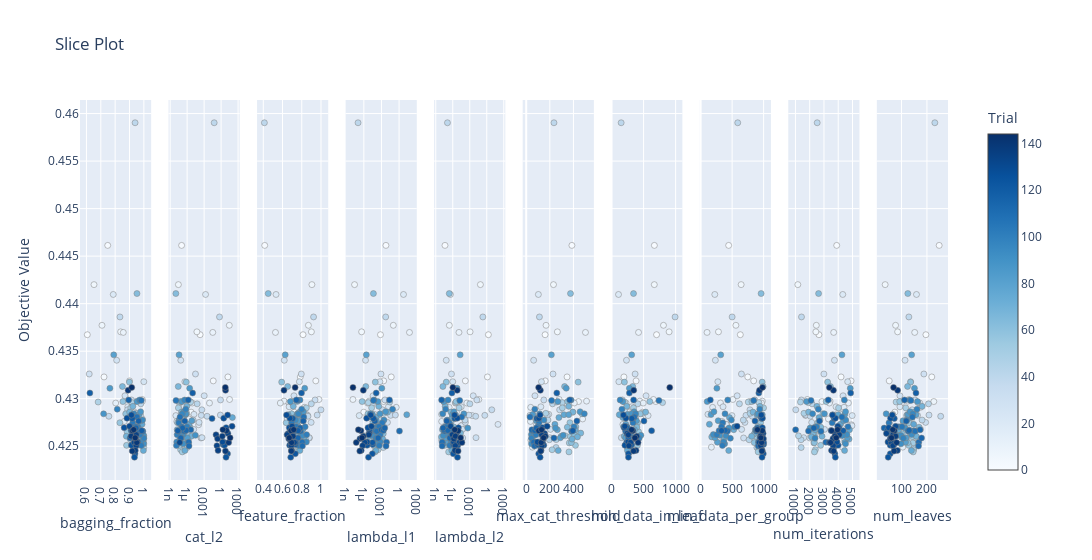

Notebook code for this chart:
### Code cell
plot_slice(study)

### Figure 1 — Plotly figure (JSON) as saved in the notebook; plotly's stock layout.template omitted (floating-point values rounded to 4 significant figures; data arrays with more than 128 entries replaced by an {"elided": "..."} marker saying what was removed)
{"data": [{"marker": {"color": {"elided": "145 int values"}, "colorbar": {"title": {"text": "Trial"}, "x": 1, "xpad": 40}, "colorscale": [[0, "rgb(247,251,255)"], [0.125, "rgb(222,235,247)"], [0.25, "rgb(198,219,239)"], [0.375, "rgb(158,202,225)"], [0.5, "rgb(107,174,214)"], [0.625, "rgb(66,146,198)"], [0.75, "rgb(33,113,181)"], [0.875, "rgb(8,81,156)"], [1, "rgb(8,48,107)"]], "line": {"color": "Grey", "width": 0.5}, "showscale": true}, "mode": "markers", "name": "Feasible Trial", "showlegend": false, "type": "scatter", "x": {"elided": "145 float values"}, "xaxis": "x", "y": {"elided": "145 float values"}, "yaxis": "y"}, {"marker": {"color": {"elided": "145 int values"}, "colorbar": {"title": {"text": "Trial"}, "x": 1, "xpad": 40}, "colorscale": [[0, "rgb(247,251,255)"], [0.125, "rgb(222,235,247)"], [0.25, "rgb(198,219,239)"], [0.375, "rgb(158,202,225)"], [0.5, "rgb(107,174,214)"], [0.625, "rgb(66,146,198)"], [0.75, "rgb(33,113,181)"], [0.875, "rgb(8,81,156)"], [1, "rgb(8,48,107)"]], "line": {"color": "Grey", "width": 0.5}, "showscale": false}, "mode": "markers", "name": "Feasible Trial", "showlegend": false, "type": "scatter", "x": {"elided": "145 float values"}, "xaxis": "x2", "y": {"elided": "145 float values"}, "yaxis": "y2"}, {"marker": {"color": {"elided": "145 int values"}, "colorbar": {"title": {"text": "Trial"}, "x": 1, "xpad": 40}, "colorscale": [[0, "rgb(247,251,255)"], [0.125, "rgb(222,235,247)"], [0.25, "rgb(198,219,239)"], [0.375, "rgb(158,202,225)"], [0.5, "rgb(107,174,214)"], [0.625, "rgb(66,146,198)"], [0.75, "rgb(33,113,181)"], [0.875, "rgb(8,81,156)"], [1, "rgb(8,48,107)"]], "line": {"color": "Grey", "width": 0.5}, "showscale": false}, "mode": "markers", "name": "Feasible Trial", "showlegend": false, "type": "scatter", "x": {"elided": "145 float values"}, "xaxis": "x3", "y": {"elided": "145 float values"}, "yaxis": "y3"}, {"marker": {"color": {"elided": "145 int values"}, "colorbar": {"title": {"text": "Trial"}, "x": 1, "xpad": 40}, "colorscale": [[0, "rgb(247,251,255)"], [0.125, "rgb(222,235,247)"], [0.25, "rgb(198,219,239)"], [0.375, "rgb(158,202,225)"], [0.5, "rgb(107,174,214)"], [0.625, "rgb(66,146,198)"], [0.75, "rgb(33,113,181)"], [0.875, "rgb(8,81,156)"], [1, "rgb(8,48,107)"]], "line": {"color": "Grey", "width": 0.5}, "showscale": false}, "mode": "markers", "name": "Feasible Trial", "showlegend": false, "type": "scatter", "x": {"elided": "145 float values"}, "xaxis": "x4", "y": {"elided": "145 float values"}, "yaxis": "y4"}, {"marker": {"color": {"elided": "145 int values"}, "colorbar": {"title": {"text": "Trial"}, "x": 1, "xpad": 40}, "colorscale": [[0, "rgb(247,251,255)"], [0.125, "rgb(222,235,247)"], [0.25, "rgb(198,219,239)"], [0.375, "rgb(158,202,225)"], [0.5, "rgb(107,174,214)"], [0.625, "rgb(66,146,198)"], [0.75, "rgb(33,113,181)"], [0.875, "rgb(8,81,156)"], [1, "rgb(8,48,107)"]], "line": {"color": "Grey", "width": 0.5}, "showscale": false}, "mode": "markers", "name": "Feasible Trial", "showlegend": false, "type": "scatter", "x": {"elided": "145 float values"}, "xaxis": "x5", "y": {"elided": "145 float values"}, "yaxis": "y5"}, {"marker": {"color": {"elided": "145 int values"}, "colorbar": {"title": {"text": "Trial"}, "x": 1, "xpad": 40}, "colorscale": [[0, "rgb(247,251,255)"], [0.125, "rgb(222,235,247)"], [0.25, "rgb(198,219,239)"], [0.375, "rgb(158,202,225)"], [0.5, "rgb(107,174,214)"], [0.625, "rgb(66,146,198)"], [0.75, "rgb(33,113,181)"], [0.875, "rgb(8,81,156)"], [1, "rgb(8,48,107)"]], "line": {"color": "Grey", "width": 0.5}, "showscale": false}, "mode": "markers", "name": "Feasible Trial", "showlegend": false, "type": "scatter", "x": {"elided": "145 int values"}, "xaxis": "x6", "y": {"elided": "145 float values"}, "yaxis": "y6"}, {"marker": {"color": {"elided": "145 int values"}, "colorbar": {"title": {"text": "Trial"}, "x": 1, "xpad": 40}, "colorscale": [[0, "rgb(247,251,255)"], [0.125, "rgb(222,235,247)"], [0.25, "rgb(198,219,239)"], [0.375, "rgb(158,202,225)"], [0.5, "rgb(107,174,214)"], [0.625, "rgb(66,146,198)"], [0.75, "rgb(33,113,181)"], [0.875, "rgb(8,81,156)"], [1, "rgb(8,48,107)"]], "line": {"color": "Grey", "width": 0.5}, "showscale": false}, "mode": "markers", "name": "Feasible Trial", "showlegend": false, "type": "scatter", "x": {"elided": "145 int values"}, "xaxis": "x7", "y": {"elided": "145 float values"}, "yaxis": "y7"}, {"marker": {"color": {"elided": "145 int values"}, "colorbar": {"title": {"text": "Trial"}, "x": 1, "xpad": 40}, "colorscale": [[0, "rgb(247,251,255)"], [0.125, "rgb(222,235,247)"], [0.25, "rgb(198,219,239)"], [0.375, "rgb(158,202,225)"], [0.5, "rgb(107,174,214)"], [0.625, "rgb(66,146,198)"], [0.75, "rgb(33,113,181)"], [0.875, "rgb(8,81,156)"], [1, "rgb(8,48,107)"]], "line": {"color": "Grey", "width": 0.5}, "showscale": false}, "mode": "markers", "name": "Feasible Trial", "showlegend": false, "type": "scatter", "x": {"elided": "145 int values"}, "xaxis": "x8", "y": {"elided": "145 float values"}, "yaxis": "y8"}, {"marker": {"color": {"elided": "145 int values"}, "colorbar": {"title": {"text": "Trial"}, "x": 1, "xpad": 40}, "colorscale": [[0, "rgb(247,251,255)"], [0.125, "rgb(222,235,247)"], [0.25, "rgb(198,219,239)"], [0.375, "rgb(158,202,225)"], [0.5, "rgb(107,174,214)"], [0.625, "rgb(66,146,198)"], [0.75, "rgb(33,113,181)"], [0.875, "rgb(8,81,156)"], [1, "rgb(8,48,107)"]], "line": {"color": "Grey", "width": 0.5}, "showscale": false}, "mode": "markers", "name": "Feasible Trial", "showlegend": false, "type": "scatter", "x": {"elided": "145 int values"}, "xaxis": "x9", "y": {"elided": "145 float values"}, "yaxis": "y9"}, {"marker": {"color": {"elided": "145 int values"}, "colorbar": {"title": {"text": "Trial"}, "x": 1, "xpad": 40}, "colorscale": [[0, "rgb(247,251,255)"], [0.125, "rgb(222,235,247)"], [0.25, "rgb(198,219,239)"], [0.375, "rgb(158,202,225)"], [0.5, "rgb(107,174,214)"], [0.625, "rgb(66,146,198)"], [0.75, "rgb(33,113,181)"], [0.875, "rgb(8,81,156)"], [1, "rgb(8,48,107)"]], "line": {"color": "Grey", "width": 0.5}, "showscale": false}, "mode": "markers", "name": "Feasible Trial", "showlegend": false, "type": "scatter", "x": {"elided": "145 int values"}, "xaxis": "x10", "y": {"elided": "145 float values"}, "yaxis": "y10"}], "layout": {"title": {"text": "Slice Plot"}, "width": 3000, "xaxis": {"anchor": "y", "domain": [0, 0.082], "title": {"text": "bagging_fraction"}}, "xaxis10": {"anchor": "y10", "domain": [0.918, 1.0], "title": {"text": "num_leaves"}}, "xaxis2": {"anchor": "y2", "domain": [0.102, 0.184], "title": {"text": "cat_l2"}, "type": "log"}, "xaxis3": {"anchor": "y3", "domain": [0.204, 0.286], "title": {"text": "feature_fraction"}}, "xaxis4": {"anchor": "y4", "domain": [0.306, 0.388], "title": {"text": "lambda_l1"}, "type": "log"}, "xaxis5": {"anchor": "y5", "domain": [0.408, 0.49], "title": {"text": "lambda_l2"}, "type": "log"}, "xaxis6": {"anchor": "y6", "domain": [0.51, 0.592], "title": {"text": "max_cat_threshold"}}, "xaxis7": {"anchor": "y7", "domain": [0.612, 0.694], "title": {"text": "min_data_in_leaf"}}, "xaxis8": {"anchor": "y8", "domain": [0.714, 0.796], "title": {"text": "min_data_per_group"}}, "xaxis9": {"anchor": "y9", "domain": [0.816, 0.898], "title": {"text": "num_iterations"}}, "yaxis": {"anchor": "x", "domain": [0, 1], "title": {"text": "Objective Value"}}, "yaxis10": {"anchor": "x10", "domain": [0, 1], "matches": "y", "showticklabels": false}, "yaxis2": {"anchor": "x2", "domain": [0, 1], "matches": "y", "showticklabels": false}, "yaxis3": {"anchor": "x3", "domain": [0, 1], "matches": "y", "showticklabels": false}, "yaxis4": {"anchor": "x4", "domain": [0, 1], "matches": "y", "showticklabels": false}, "yaxis5": {"anchor": "x5", "domain": [0, 1], "matches": "y", "showticklabels": false}, "yaxis6": {"anchor": "x6", "domain": [0, 1], "matches": "y", "showticklabels": false}, "yaxis7": {"anchor": "x7", "domain": [0, 1], "matches": "y", "showticklabels": false}, "yaxis8": {"anchor": "x8", "domain": [0, 1], "matches": "y", "showticklabels": false}, "yaxis9": {"anchor": "x9", "domain": [0, 1], "matches": "y", "showticklabels": false}}}
